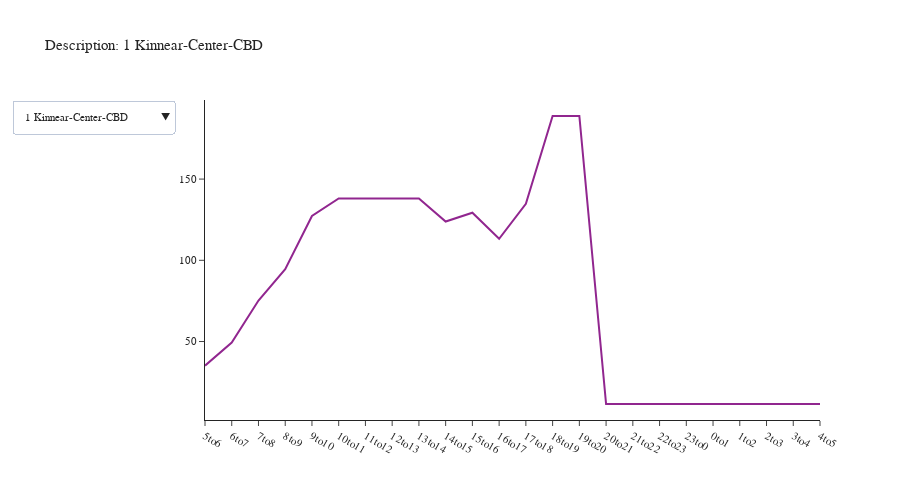

Source (notebook cell):
### Code cell
# Create a list of unique descriptions to display

# print(descriptions)
df_test = df_transit_line[df_transit_line['agency']=='King County Metro'].copy()
df = df_test.groupby(['tod', 'description']).agg({'boardings': 'sum'}).reset_index()
descriptions = df['description'].unique()

fig = create_tod_chart(df, descriptions)
fig.show()
